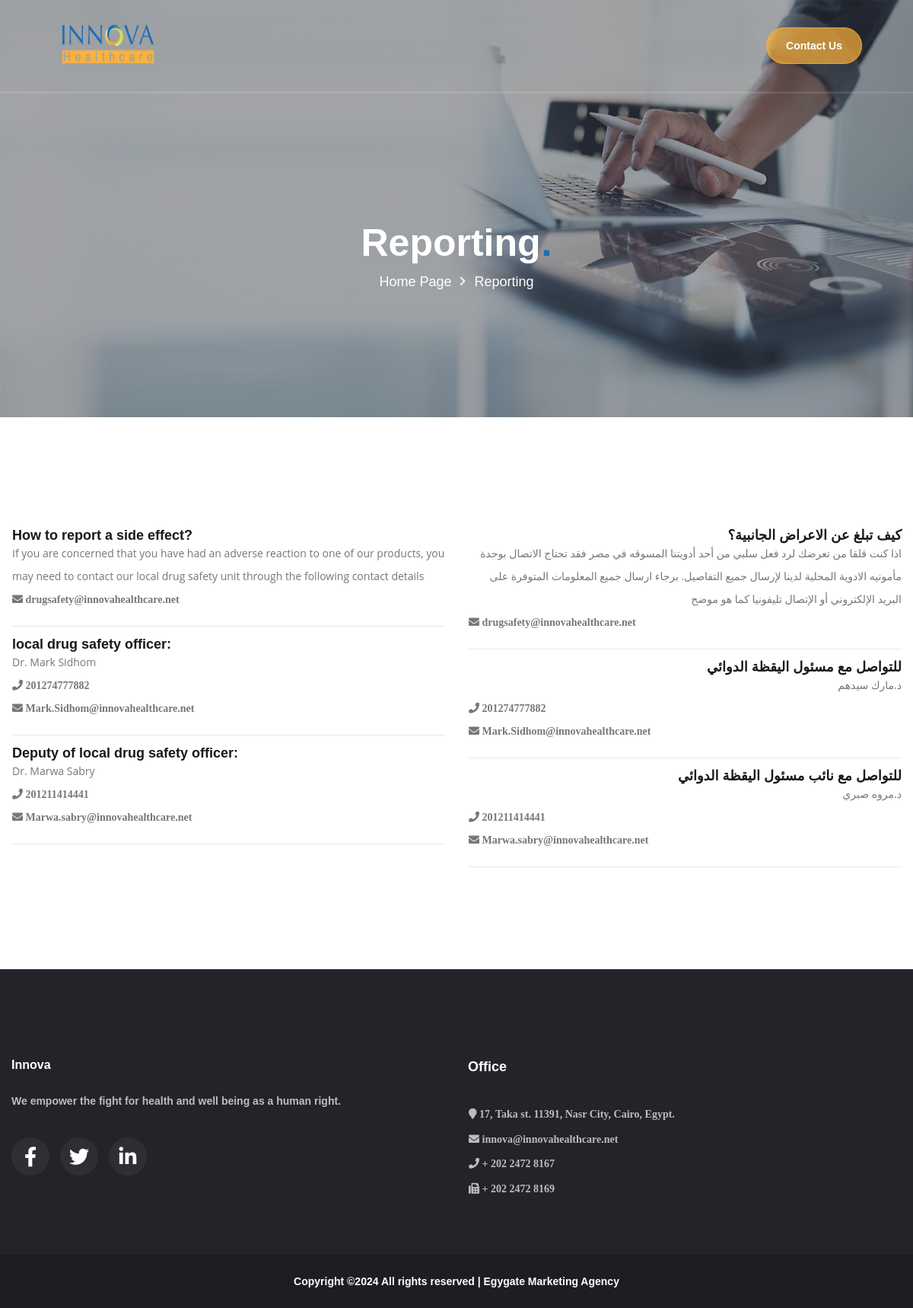
/innova/reporting, run on the app's committed database.
### innova/models.py (models this page shows, shortened)
class SubTitlePharmaCovigilance(UserColumn):
    pharmaCovigilance = models.ForeignKey(PharmaCovigilance,on_delete=models.CASCADE)
    subject = models.CharField(max_length=200,blank=False,null=False)
    description = models.TextField(blank=False,null=False)
    Image = models.ImageField(upload_to=upload_image,null=True,blank=True)
    email = models.EmailField(null=True,blank=True)
    telephone = models.IntegerField(null=True,blank=True)
    language = models.CharField(max_length=3, choices=get_language)
    order_by = models.IntegerField()

### innova/views.py (the view)
# urls.py: path('reporting',views.reporting,name='reporting'),
def reporting(request):
    navdata = NavBarClass.mainbar()
    subTitlePharmaCovigilanceEN = SubTitlePharmaCovigilance.objects.filter(language='EN').order_by("order_by")
    subTitlePharmaCovigilanceAR = SubTitlePharmaCovigilance.objects.filter(language='AR').order_by("order_by")
    context = {
        **navdata,
        'subTitlePharmaCovigilanceEN':subTitlePharmaCovigilanceEN,
        'subTitlePharmaCovigilance':subTitlePharmaCovigilanceAR,
    }
    return render(request,'webPage/reporting.html',context)

### account/nodeClasses/navBar.py (called while the page is built)
    def mainbar():
        data = NavBar.objects.all().filter(active_flag = True).order_by('order_by')
        bardata = data.filter(parent__isnull=True).order_by('order_by')
        childbardata = data.filter(parent__isnull=False).order_by('order_by')
        companyInformation = CompanyInformation.objects.all().order_by('order_by')
        context={
            'bardata':bardata,
            'childbardata':childbardata,
            'companyInformation':companyInformation
        }
        return context

### account/nodeModels/navBar.py (called while the page is built)
    def __str__(self) -> str:
        return self.name

### templates/webPage/reporting.html (shortened to what this page needs)
{% extends 'mainTemplates/mainPage.html' %}
{% load static %}
{% load humanize %}
{% block section1 %}
<section class="flat-title-page">
    <div class="overlay-slider style"></div>
    <div class="overlay-page">
        <img src="{% static 'assets/images/mark-page/Reporting.png' %}" alt="img">
    </div>
    <div class="container">
        <div class="row">
            <div class="zup col-lg-12 col-md-12">
                <div class="breadcrumbs">
                    <h1>Reporting<span class="style-color">.</span></h1>
                    <div class="breadcrumb-trail link-style-2">
                        <a class="home" href="{% url 'innova:Home' %}">Home Page</a><span>Reporting</span>
                    </div>
                </div>
            </div>
        </div>
    </div>
</section>
{% endblock %}
{% block section2 %}
<section class="flat-contact flat-blog-details">
    <div class="container">
        <div class="row">
            <div class="col-lg-6 col-md-12 padding-top">
                {% for subTitlePharma in subTitlePharmaCovigilanceEN %}
                <div class="box">
                    <div class="heading">
                        <h3 class="wow lightSpeedIn" data-wow-delay="100ms" data-wow-duration="800ms" >{{subTitlePharma.subject}}</h3>
                        <div class="row wow fadeInLeft" data-wow-delay="100ms" data-wow-duration="800ms" >
                            <div class="col-md-12">
                                <p><span>{{subTitlePharma.description}}</span></p>
                            </div>
                        </div>
                        {% if subTitlePharma.telephone %}
                        <div class="row wow fadeInUp" data-wow-delay="100ms" data-wow-duration="800ms">
                            <div class="col-md-12">
                                <p class="link-style-3"><i class="fa fa-phone" aria-hidden="true"> {{subTitlePharma.telephone}}</i></p>
                            </div>
                        </div>
                        {% endif %}
                        {% if subTitlePharma.email %}
                        <div class="row wow fadeInUp" data-wow-delay="100ms" data-wow-duration="800ms">
                            <div class="col-md-12">
                                <p class="link-style-3"><i class="fa fa-envelope" aria-hidden="true">  {{subTitlePharma.email}}</i></p>
                            </div>
                        </div>
                        {% endif %}
                    </div>
                </div>
                <br>
                {% endfor %}
            </div>
            <div class="col-lg-6 col-md-12 padding-top">
                {% for subTitlePharma in subTitlePharmaCovigilance %}
                <div class="box">
                    <div class="heading">
                        <h3 class="wow lightSpeedIn" data-wow-delay="100ms" data-wow-duration="800ms" style="direction:rtl;">{{subTitlePharma.subject}}</h3>
                        <div class="row wow fadeInLeft" data-wow-delay="100ms" data-wow-duration="800ms" style="direction:rtl;">
                            <div class="col-md-12">
                                <p><span>{{subTitlePharma.description}}</span></p>
                            </div>
                        </div>
                        {% if subTitlePharma.telephone %}
                        <div class="row wow fadeInUp" data-wow-delay="100ms" data-wow-duration="800ms">
                            <div class="col-md-12">
                                <p class="link-style-3"><i class="fa fa-phone" aria-hidden="true"> {{subTitlePharma.telephone}}</i></p>
                            </div>
                        </div>
                        {% endif %}
                        {% if subTitlePharma.email %}
                        <div class="row wow fadeInUp" data-wow-delay="100ms" data-wow-duration="800ms">
                            <div class="col-md-12">
                                <p class="link-style-3"><i class="fa fa-envelope" aria-hidden="true">  {{subTitlePharma.email}}</i></p>
                            </div>
                        </div>
                        {% endif %}
                    </div>
                </div>
                <br>
                {% endfor %}
            </div>
        </div>
    </div>
</section>
{% endblock %}

### static/assets/css/shortcodes.css (style rules this page uses)
.overlay-slider { background: rgba(28, 30, 34, 0.4); left: 0; top: 0; width: 100%; height: 100%; position: absolute; z-index: 3; }

### data on the page
SubTitlePharmaCovigilance: subject "How to report a side effect?", description "If you are concerned that you have had an adverse reaction to one of our products, you may need to contact our local drug safety unit through the following contact details", email "drugsafety@innovahealthcare.net"
SubTitlePharmaCovigilance: subject "local drug safety officer:", description "Dr. Mark Sidhom", telephone "201274777882", email "Mark.Sidhom@innovahealthcare.net"
SubTitlePharmaCovigilance: subject "Deputy of local drug safety officer:", description "Dr. Marwa Sabry", telephone "201211414441", email "Marwa.sabry@innovahealthcare.net"
SubTitlePharmaCovigilance: subject "كيف تبلغ عن الاعراض الجانبية؟", description "اذا كنت قلقا من تعرضك لرد فعل سلبي من أحد أدويتنا المسوقه في مصر فقد تحتاج الاتصال بوحدة مأمونيه الادوية المحلية لدينا لإرسال جميع التفاصيل. برجاء ارسال جميع المعلومات المتوفرة على البريد الإلكتروني أو الإتصال تليفونيا كما هو موضح", email "drugsafety@innovahealthcare.net"
SubTitlePharmaCovigilance: subject "للتواصل مع مسئول اليقظة الدوائي", description "د.مارك سيدهم", telephone "201274777882", email "Mark.Sidhom@innovahealthcare.net"
SubTitlePharmaCovigilance: subject "للتواصل مع نائب مسئول اليقظة الدوائي", description "د.مروه صبري", telephone "201211414441", email "Marwa.sabry@innovahealthcare.net"
